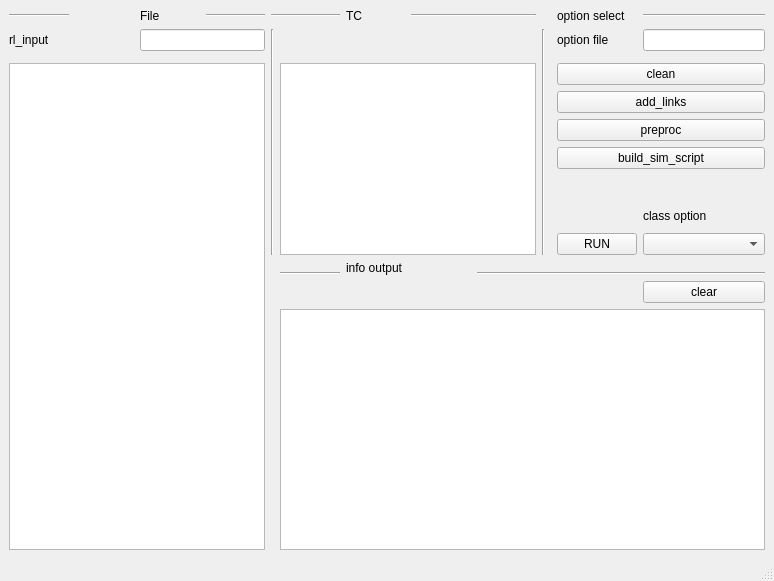
<?xml version="1.0" encoding="UTF-8"?>
<ui version="4.0">
 <class>MainWindow</class>
 <widget class="QMainWindow" name="MainWindow">
  <property name="geometry">
   <rect>
    <x>0</x>
    <y>0</y>
    <width>774</width>
    <height>581</height>
   </rect>
  </property>
  <property name="windowTitle">
   <string>MainWindow</string>
  </property>
  <property name="autoFillBackground">
   <bool>false</bool>
  </property>
  <widget class="QWidget" name="centralwidget">
   <layout class="QGridLayout" name="gridLayout">
    <item row="10" column="6" rowspan="2" colspan="3">
     <widget class="QLabel" name="label_3">
      <property name="text">
       <string>info output</string>
      </property>
     </widget>
    </item>
    <item row="1" column="0" colspan="2">
     <widget class="QLabel" name="top_label">
      <property name="text">
       <string>rl_input</string>
      </property>
     </widget>
    </item>
    <item row="1" column="9" rowspan="9">
     <widget class="Line" name="line_6">
      <property name="orientation">
       <enum>Qt::Vertical</enum>
      </property>
     </widget>
    </item>
    <item row="0" column="6">
     <widget class="QLabel" name="label_2">
      <property name="text">
       <string>TC</string>
      </property>
     </widget>
    </item>
    <item row="11" column="5">
     <widget class="Line" name="bottom_line0">
      <property name="orientation">
       <enum>Qt::Horizontal</enum>
      </property>
     </widget>
    </item>
    <item row="1" column="4" rowspan="9">
     <widget class="Line" name="line_5">
      <property name="orientation">
       <enum>Qt::Vertical</enum>
      </property>
     </widget>
    </item>
    <item row="6" column="11" colspan="2">
     <widget class="QPushButton" name="buildButton">
      <property name="text">
       <string>build_sim_script</string>
      </property>
     </widget>
    </item>
    <item row="3" column="5" rowspan="7" colspan="4">
     <widget class="QListWidget" name="Tc_list"/>
    </item>
    <item row="9" column="11">
     <widget class="QPushButton" name="runButton">
      <property name="text">
       <string>RUN</string>
      </property>
     </widget>
    </item>
    <item row="0" column="11">
     <widget class="QLabel" name="label">
      <property name="text">
       <string>option select</string>
      </property>
     </widget>
    </item>
    <item row="0" column="2">
     <widget class="QLabel" name="top_title_label">
      <property name="text">
       <string>File</string>
      </property>
     </widget>
    </item>
    <item row="9" column="12">
     <widget class="QComboBox" name="comboBox"/>
    </item>
    <item row="12" column="12">
     <widget class="QPushButton" name="clearButton">
      <property name="text">
       <string>clear</string>
      </property>
     </widget>
    </item>
    <item row="3" column="11" colspan="2">
     <widget class="QPushButton" name="cleanButton">
      <property name="text">
       <string>clean</string>
      </property>
     </widget>
    </item>
    <item row="0" column="4" colspan="2">
     <widget class="Line" name="line_3">
      <property name="orientation">
       <enum>Qt::Horizontal</enum>
      </property>
     </widget>
    </item>
    <item row="1" column="2" colspan="2">
     <widget class="QLineEdit" name="top_lineEdit"/>
    </item>
    <item row="0" column="10">
     <widget class="Line" name="line">
      <property name="orientation">
       <enum>Qt::Horizontal</enum>
      </property>
     </widget>
    </item>
    <item row="11" column="8" colspan="5">
     <widget class="Line" name="bottom_line1">
      <property name="orientation">
       <enum>Qt::Horizontal</enum>
      </property>
     </widget>
    </item>
    <item row="0" column="7" colspan="2">
     <widget class="Line" name="line_4">
      <property name="orientation">
       <enum>Qt::Horizontal</enum>
      </property>
     </widget>
    </item>
    <item row="5" column="11" colspan="2">
     <widget class="QPushButton" name="preprocButton">
      <property name="text">
       <string>preproc</string>
      </property>
     </widget>
    </item>
    <item row="13" column="5" colspan="8">
     <widget class="QPlainTextEdit" name="info_output">
      <property name="enabled">
       <bool>true</bool>
      </property>
      <property name="readOnly">
       <bool>true</bool>
      </property>
     </widget>
    </item>
    <item row="4" column="11" colspan="2">
     <widget class="QPushButton" name="addLinksButton">
      <property name="text">
       <string>add_links</string>
      </property>
     </widget>
    </item>
    <item row="0" column="0">
     <widget class="Line" name="top_line0">
      <property name="orientation">
       <enum>Qt::Horizontal</enum>
      </property>
     </widget>
    </item>
    <item row="3" column="0" rowspan="11" colspan="4">
     <widget class="QTreeView" name="left_list">
      <property name="autoFillBackground">
       <bool>true</bool>
      </property>
     </widget>
    </item>
    <item row="0" column="3">
     <widget class="Line" name="top_line1">
      <property name="orientation">
       <enum>Qt::Horizontal</enum>
      </property>
     </widget>
    </item>
    <item row="0" column="12">
     <widget class="Line" name="line_2">
      <property name="orientation">
       <enum>Qt::Horizontal</enum>
      </property>
     </widget>
    </item>
    <item row="1" column="12">
     <widget class="QLineEdit" name="right_option_file">
      <property name="enabled">
       <bool>true</bool>
      </property>
      <property name="readOnly">
       <bool>true</bool>
      </property>
     </widget>
    </item>
    <item row="1" column="11">
     <widget class="QLabel" name="label_4">
      <property name="text">
       <string>option file</string>
      </property>
     </widget>
    </item>
    <item row="8" column="12">
     <widget class="QLabel" name="ClassOptionLabel">
      <property name="text">
       <string>class option</string>
      </property>
     </widget>
    </item>
   </layout>
  </widget>
  <widget class="QMenuBar" name="menubar">
   <property name="geometry">
    <rect>
     <x>0</x>
     <y>0</y>
     <width>774</width>
     <height>26</height>
    </rect>
   </property>
  </widget>
  <widget class="QStatusBar" name="statusbar"/>
 </widget>
 <resources/>
 <connections/>
</ui>
